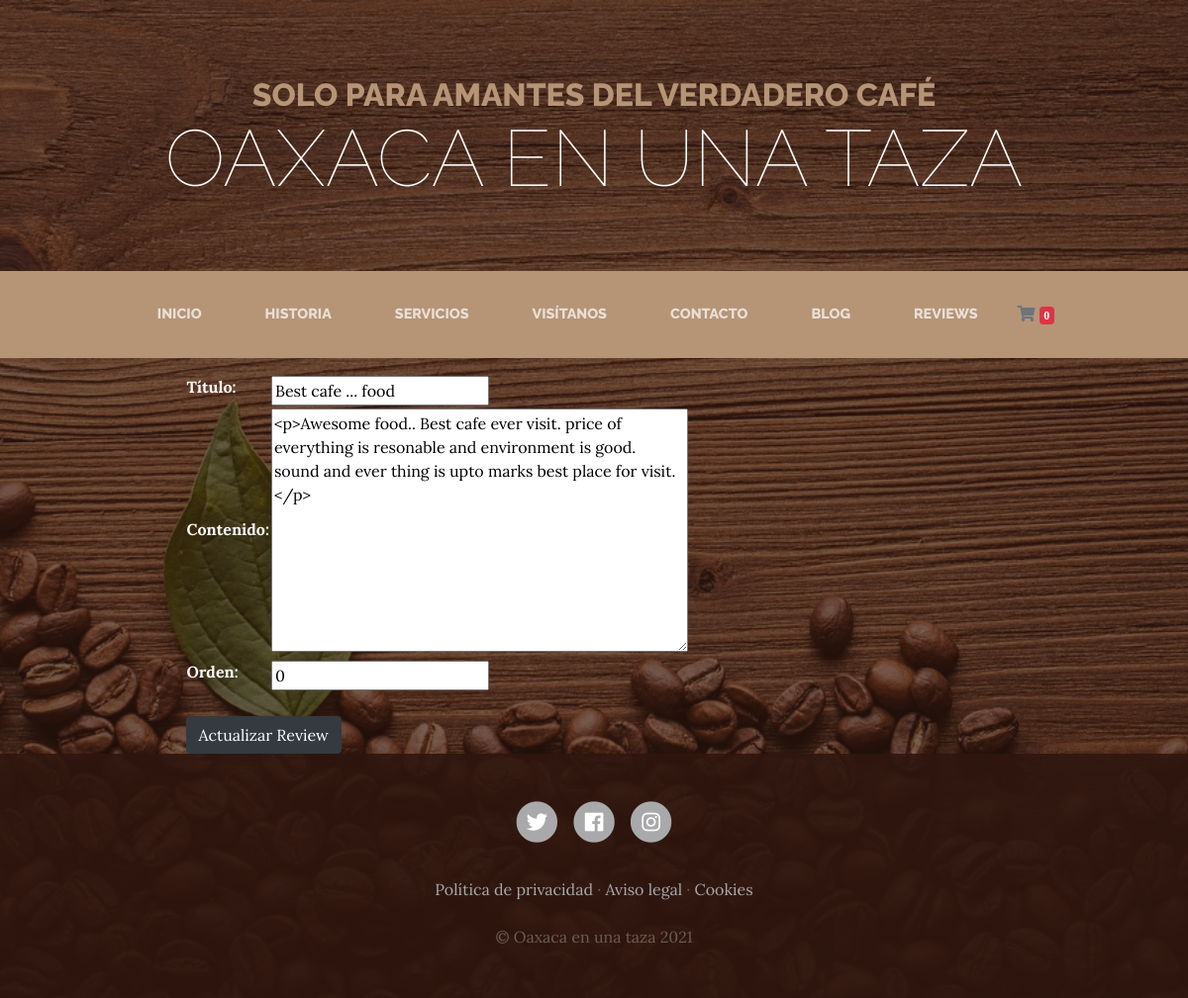
Screenshot of /reviews/update/3 with the database file from the repository.
### reviews/models.py (models this page shows, shortened)
class Review(models.Model):
    title = models.CharField(verbose_name="Título", max_length=200)
    content = RichTextField(verbose_name="Contenido")
    order = models.SmallIntegerField(verbose_name="Orden", default=0)
    created = models.DateTimeField(auto_now_add=True, verbose_name="Fecha de creación")
    updated = models.DateTimeField(auto_now=True, verbose_name="Fecha de actualización")
    precio = models.IntegerField( verbose_name="Precio")
    class Meta:
        verbose_name = "Review"
        verbose_name_plural = "Reviews"
        ordering = ['order', 'title']

### reviews/views.py (the view, shortened to what this page needs)
# urls.py: path('update/<int:pk>', ReviewUpdateView.as_view(), name="update"),
class ReviewUpdateView(UpdateView):
    model = Review
    fields = ['title', 'content', 'order']
    template_name_suffix = '_update_form'

### reviews/templates/reviews/review_update_form.html (shortened to what this page needs)
{% extends 'core/base.html' %}
{% block content %}
<main role="main">
    <div class="container">
      <div class="row mt-3">
        <div class="col-md-9 mx-auto text-light">
          <div>
              <form action="" method="post">
                    <table>
                        {{ form.as_table }}
                    </table>
                  <br>
                  <input type="submit" class="btn btn-dark"  value="Actualizar Review" />
              </form>
          </div>
        </div>
      </div>
    </div>
  </main>
{% endblock %}

### core/static/core/css/business-casual.css (style rules this page uses)
body { font-family: "Lora"; background: linear-gradient(rgba(47, 23, 15, 0.65), rgba(47, 23, 15, 0.65)), url("../img/Coffee_.jpg"); background-attachment: fixed; background-position: center; background-size: cover; }
.btn { box-shadow: 0px 3px 3px 0px rgba(33, 37, 41, 0.1); }

### rows the page displays
Review: title "Best cafe ... food", content "<p>Awesome food.. Best cafe ever visit. price of everything is resonable and environment is good. sound and ever thing is upto marks best place for visit.</p>", order "0"
